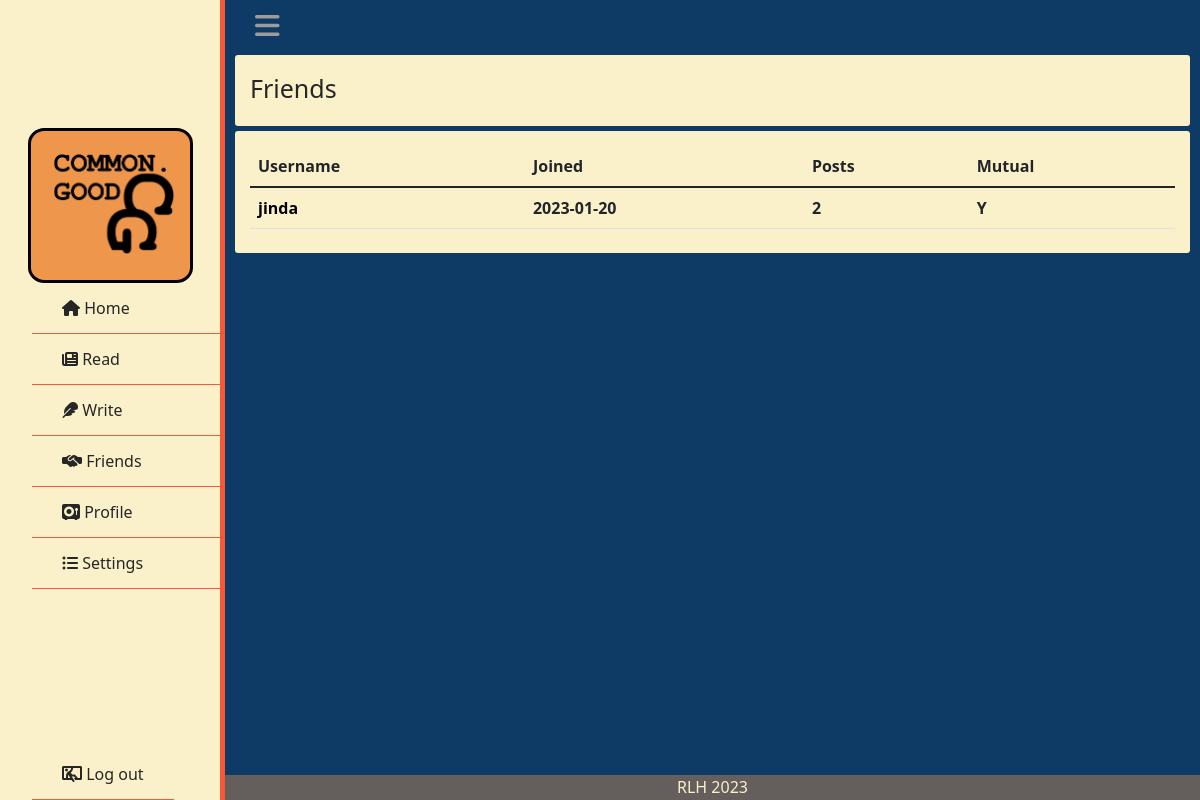
The page /friends (signed in) on the database its author committed.
### tables this page shows
CREATE TABLE users (id INTEGER PRIMARY KEY AUTOINCREMENT, username TEXT NOT NULL, hash TEXT NOT NULL, ismod TEXT NOT NULL);

### app.py (the view)
@app.route("/friends", methods=["GET","POST"])
def viewfriends():
    flist = select("data.db", "SELECT friend_id, mutual FROM connections WHERE friender_id = ?", session.get("user_id"))
    for row in flist:
        data = select("data.db", "SELECT username, id FROM users WHERE id = ?", (row["friend_id"]))[0]
        row["username"] = data["username"]
        row["id"] = data["id"]
        data = select("data.db", "SELECT join_date FROM profiles WHERE user_id = ?", row["friend_id"])[0]
        row["join_date"] = data["join_date"].split(' ')[0]
        data = select("data.db", "SELECT COUNT(post_id) AS posts FROM posts WHERE user_id = ?", (row["friend_id"]))[0]
        row["posts"] = data["posts"]
    return render_template("friends.html", friends=flist)

### helpers.py (called while the page is built)
def select(database, query:str, query_variable=None):
    connection = sqlite3.connect(database)
    cur = connection.cursor()
    if not isinstance(query_variable, tuple) and query_variable != None:
        query_variable = tuple([query_variable])
    if query_variable == None:
        cur.execute(query)
    elif len(query_variable) > 1:
        cur.execute(query, query_variable)
    else:
        cur.execute(query, query_variable)
    names = list(map(lambda x: x[0], cur.description))
    db = cur.fetchall()
    dictlist = []
    for row in range(len(db)):
        currow = db[row]
        currowdict = {}
        for col in range(len(currow)):
            currowdict[names[col]] = currow[col]
        dictlist.append(currowdict)
    return dictlist

### templates/friends.html (shortened to what this page needs)
{% extends "layout.html" %}
{% block main %}
    <div class="box">
        <p class="formtitle">Friends</p>
    </div>
    <div class="box">
        <table class="table">
            <thead>
                <tr>
                    <th scope="col">Username</th>
                    <th scope="col">Joined</th>
                    <th scope="col">Posts</th>
                    <th scope="col">Mutual</th>
                </tr>
            </thead>
            <tbody>
            {% for row in friends: %}
            <tr class="postrow">
                <th><form action="/usrprofile" method="post"><button type="submit" name="id" value="{{ row['id'] }}" class="proflink">{{ row["username"] }}</button></form></th>
                <th>{{ row["join_date"] }}</th>
                <th>{{ row["posts"] }}</th>
                <th>{{ row["mutual"] }}</th>
            </tr>
            {% endfor %}
            </tbody>
        </table>
    </div>
{% endblock %}

### static/styles.css (style rules this page uses)
* { list-style: none; text-decoration: none; margin: 0; padding: 0; box-sizing: border-box; font-family: system-ui, -apple-system, BlinkMacSystemFont, 'Segoe UI', Roboto, Oxygen, Ubuntu, Cantarell, 'Open Sans', 'Helvetica Neue', sans-serif; transition: all 0.5s ease; }
.box { background-color: #FAF0CA; padding: 15px 15px 8px 15px; margin-left: 10px; margin-right: 10px; margin-top:5px; margin-bottom: 5px; border-radius: 3px; }
.formtitle { margin-bottom: 10px; font-size: 25px; color: #262626; }
.postrow { vertical-align: baseline; }
.proflink { background-color: #FAF0CA; border: none; font-weight: bold; }
body { background: #0D3B66; }

### rows shown on the page
users: {{ row['id'] }} 30 (drawn), username "jinda", join_date "2023-01-20", posts "2", mutual "Y"
